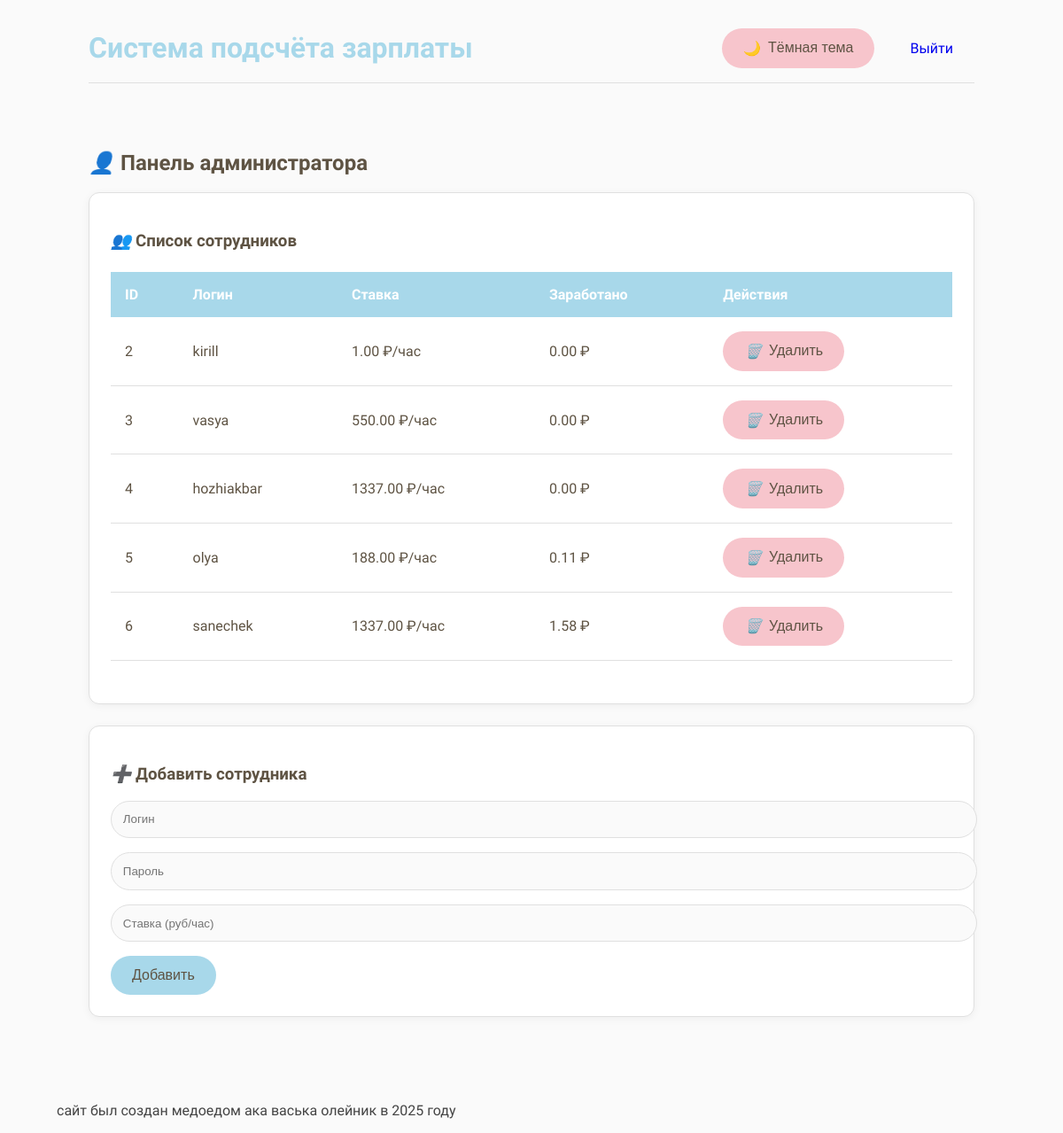
Page /admin (signed in) on the earlier database version.
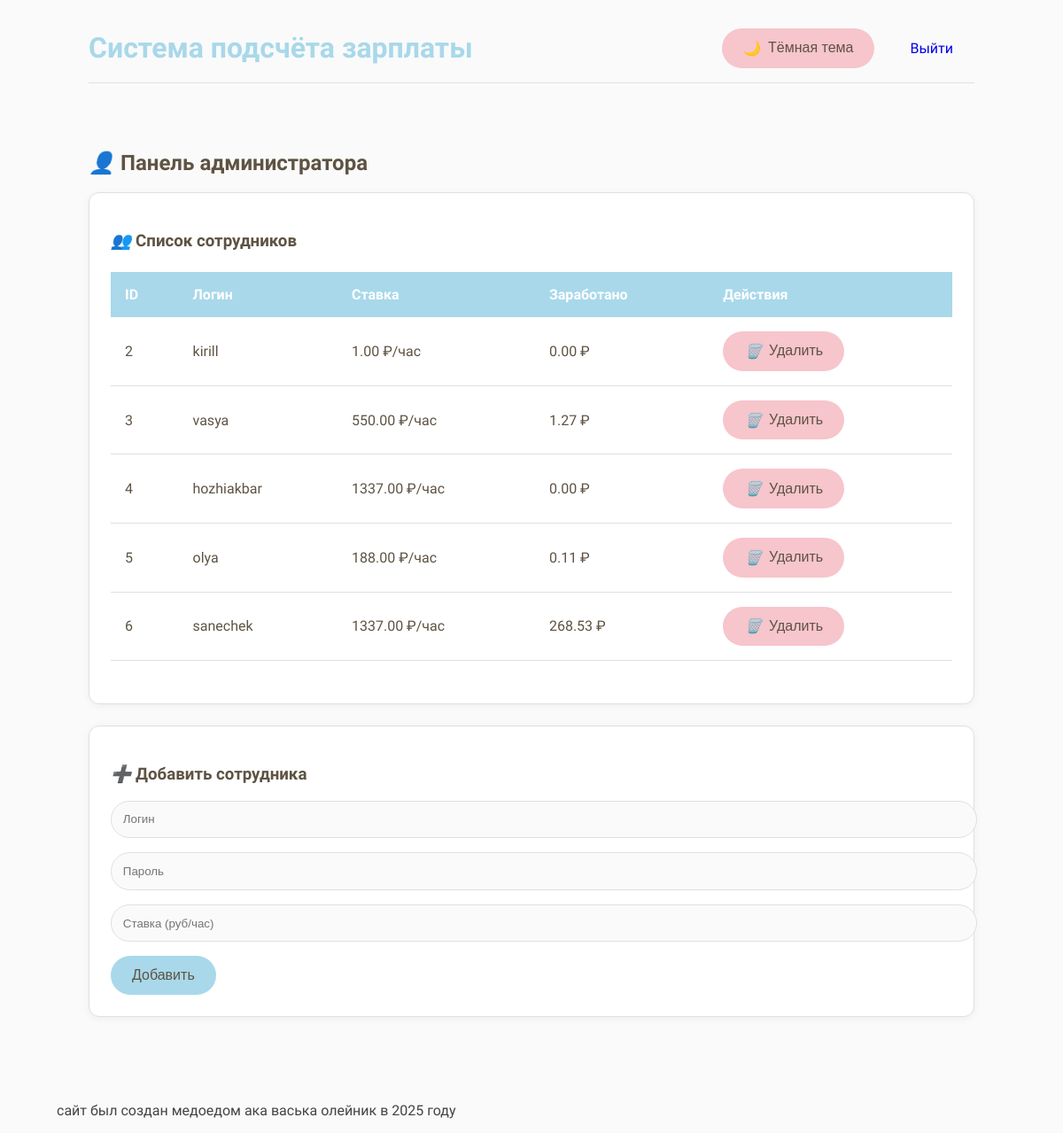
Same page on the later database version.
### app.py (models this page shows)
class User(db.Model):
    id = db.Column(db.Integer, primary_key=True)
    username = db.Column(db.String(80), unique=True, nullable=False)
    password = db.Column(db.String(120), nullable=False)
    hourly_rate = db.Column(db.Float, default=0.0)
    is_admin = db.Column(db.Boolean, default=False)
    total_earned = db.Column(db.Float, default=0.0)

### app.py (the view)
@app.route('/admin')
@login_required
def admin():
    if not session.get('is_admin'):
        return redirect(url_for('work'))
    employees = User.query.filter_by(is_admin=False).all()
    return render_template('admin.html', employees=employees)

### app.py (called while the page is built)
def login_required(f):
    @wraps(f)
    def decorated_function(*args, **kwargs):
        if 'user_id' not in session:
            return redirect(url_for('login'))
        return f(*args, **kwargs)
    return decorated_function

@app.context_processor
def inject_theme():
    return dict(current_theme=session.get('theme', 'light'))

### templates/admin.html (shortened to what this page needs)
{% extends "base.html" %}
{% block content %}
<section class="admin-section">
  <h2><i class="icon-user"></i> Панель администратора</h2>
  <div class="card employee-list">
    <h3><i class="icon-team"></i> Список сотрудников</h3>
    <div class="table-responsive">
      <table class="table">
        <thead>
          <tr>
            <th>ID</th>
            <th>Логин</th>
            <th>Ставка</th>
            <th>Заработано</th>
            <th>Действия</th>
          </tr>
        </thead>
        <tbody>
          {% for employee in employees %}
          <tr>
            <td>{{ employee.id }}</td>
            <td>{{ employee.username }}</td>
            <td>{{ "%.2f"|format(employee.hourly_rate) }} ₽/час</td>
            <td>{{ "%.2f"|format(employee.total_earned) }} ₽</td>
            <td>
              <form action="{{ url_for('delete_employee', employee_id=employee.id) }}" method="POST"
                    onsubmit="return confirm('Удалить сотрудника {{ employee.username }}?')">
                <button type="submit" class="btn btn-danger">
                  <i class="icon-delete"></i> Удалить
                </button>
              </form>
            </td>
          </tr>
          {% endfor %}
        </tbody>
      </table>
    </div>
  </div>
  <div class="card add-employee">
    <h3><i class="icon-add"></i> Добавить сотрудника</h3>
    <form method="POST" action="{{ url_for('add_employee') }}">
      <div class="form-group">
        <input type="text" name="username" placeholder="Логин" required class="form-control">
      </div>
      <div class="form-group">
        <input type="password" name="password" placeholder="Пароль" required class="form-control">
      </div>
      <div class="form-group">
        <input type="number" name="hourly_rate" placeholder="Ставка (руб/час)" step="0.01" required class="form-control">
      </div>
      <button type="submit" class="btn btn-primary">Добавить</button>
    </form>
  </div>
</section>
{% endblock %}

### templates/base.html (shortened to what this page needs)
<!DOCTYPE html>
<html lang="ru" data-theme="{{ current_theme }}">
<head>
  <link rel="stylesheet" href="{{ url_for('static', filename='style.css') }}">
</head>
<body>
  <div class="container">
    <header>
      <h1>Система подсчёта зарплаты</h1>
      {% if 'user_id' in session %}
        <div class="header-controls">
          <button onclick="toggleTheme()" class="btn theme-toggle">
            <span class="theme-icon">
              {% if current_theme == 'light' %}🌙{% else %}☀️{% endif %}
            </span>
            {% if current_theme == 'light' %}Тёмная{% else %}Светлая{% endif %} тема
          </button>
          <a href="{{ url_for('logout') }}" class="btn">Выйти</a>
        </div>
      {% endif %}
    </header>
    <main>
      {% block content %}{% endblock %}
    </main>
  </div>
  <footer>
	<p>сайт был создан медоедом ака васька олейник в 2025 году</p>
  </footer>
</body>
</html>

### static/style.css (style rules this page uses)
:root { --primary: #a8d8ea; --secondary: #f5e6ca; --accent: #f7c5cc; --text: #5e5343; --bg: #fafafa; --card-bg: #ffffff; --border: #e0e0e0; --success: #c1e1c1; --error: #ffcccb; --success-text: #2b580c; --error-text: #8b0000; }
body { font-family: 'Comfortaa', sans-serif; background-color: var(--bg); color: var(--text); margin: 0; padding: 0; min-height: 100vh; transition: background-color 0.3s, color 0.3s; }
.container { max-width: 1000px; margin: 0 auto; padding: 2rem; }
header { display: flex; justify-content: space-between; align-items: center; margin-bottom: 2rem; padding-bottom: 1rem; border-bottom: 1px solid var(--border); }
h1 { color: var(--primary); margin: 0; }
.header-controls { display: flex; gap: 1rem; }
footer { margin-left: 32px; padding-left: 32px; color: #444444; }
.btn { padding: 0.8rem 1.5rem; border: none; border-radius: 50px; font-size: 1rem; cursor: pointer; transition: all 0.3s; display: inline-flex; align-items: center; gap: 0.5rem; text-decoration: none; }
.btn-primary { background-color: var(--primary); color: var(--text); }
.btn-danger { background-color: var(--accent); color: var(--text); }
.theme-toggle { background-color: var(--accent); color: var(--text); }
.card { background: var(--card-bg); border-radius: 12px; padding: 1.5rem; margin-bottom: 1.5rem; border: 1px solid var(--border); box-shadow: 0 2px 10px rgba(0,0,0,0.05); }
.form-control { width: 100%; padding: 0.8rem; margin-bottom: 1rem; border: 1px solid var(--border); border-radius: 50px; background-color: var(--bg); color: var(--text); transition: all 0.3s; }
.table { width: 100%; border-collapse: separate; border-spacing: 0; margin: 1.5rem 0; }
.table th { background-color: var(--primary); color: white; padding: 1rem; text-align: left; }
.table td { padding: 1rem; border-bottom: 1px solid var(--border); }

### templates/admin.html (style rules this page uses)
.admin-section { padding: 1.5rem 0; }
.icon-user:before { content: "👤"; }
.icon-team:before { content: "👥"; }
.icon-add:before { content: "➕"; }
.icon-delete:before { content: "🗑️"; }

Differences in the rows shown:
changed User "vasya": total_earned "0.00" → "1.27"
changed User "sanechek": total_earned "1.58" → "268.53"
